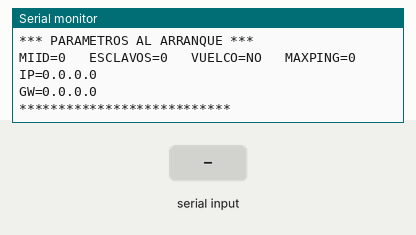
This sketch was run on a simulated Arduino Uno, built with avr-gcc and run on an emulated ATmega328P. On the bench: the last lines printed to the serial monitor. Inputs (shaded band) come from the test bench.

Above: at 1.2 s.
1.3 s: "d90\n" received over Serial
At 2.2 s:
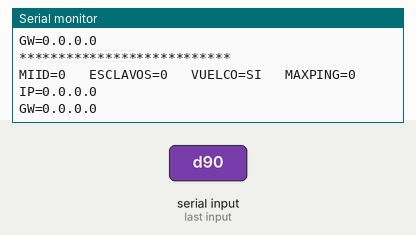
2.8 s: "e" received over Serial
At 4.2 s:
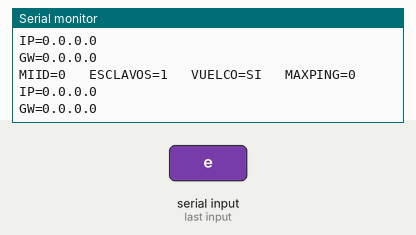
4.3 s: "i90\n" received over Serial
At 7.9 s:
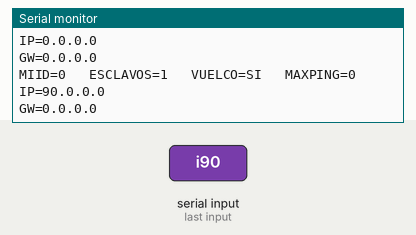

The sketch:

EEPROMEX_STRUCT_TEST.ino
```cpp
#include <EEPROMex.h>
//#include <EEPROMVar.h>

int address = 0;
int maxAllowedWrites = 10;

struct Parametros {
  byte MIID;
  byte maxesclavo;
  boolean  dump;
  unsigned long maxping;
  byte ip1;
  byte ip2;
  byte ip3;
  byte ip4;
  byte gw1;
  byte gw2;
  byte gw3;
  byte gw4;
};

Parametros ParametrosInput;
//Parametros ParametrosOutput;

void setup()
{
  Serial.begin(115200);

  Serial.println(F("INICIA EEPROMEX TEST\n\r\n\r*** MENU ***"));
  MuestraMenu();

  EEPROM.setMaxAllowedWrites(maxAllowedWrites);

  EEPROM.readBlock(address, ParametrosInput);

  Serial.println(F("*** PARAMETROS AL ARRANQUE ***\n\r"));

  MuestraParametros();

  Serial.println(F("\n\r***************************"));

}

void loop() {

  //Comandos via puerto serie
  if ( Serial.available())
  {

    char ch = Serial.read();
    switch (ch)
    {
      //    case '0'...'9':
      //      //v = v * 10 + ch - '0';
      //      v = ch - '0';
      //      break;
      case 'd': //Vuelco
        {
          ParametrosInput.dump = !ParametrosInput.dump;
          MuestraParametros();
          break;
        }
      case 'a': //Address MIID
        {
          ParametrosInput.MIID = Serial.parseInt();
          MuestraParametros();
          break;
        }
      case 't': //timers interroga
        {
          ParametrosInput.maxping = Serial.parseInt();
          MuestraParametros();
          break;
        }
      case 'i': //direccion ip
        {
          ParametrosInput.ip1 = Serial.parseInt();
          ParametrosInput.ip2 = Serial.parseInt();
          ParametrosInput.ip3 = Serial.parseInt();
          ParametrosInput.ip4 = Serial.parseInt();
          MuestraParametros();
          break;
        }
      case 'g': //direccion gateway (router)
        {
          ParametrosInput.gw1 = Serial.parseInt();
          ParametrosInput.gw2 = Serial.parseInt();
          ParametrosInput.gw3 = Serial.parseInt();
          ParametrosInput.gw4 = Serial.parseInt();
          MuestraParametros();
          break;
        }
      case 'm': //muestra parametros actuales
        {
          MuestraParametros();
          break;
        }
      case 'w': //GRABA EEPROM
        {
          if (EEPROM.updateBlock(address, ParametrosInput))
          {
            while (!EEPROM.isReady()) {
              delay(1);
            }
            EEPROM.readBlock(address, ParametrosInput);
            MuestraParametros();
          }
          else
          {
            Serial.println(F("ERROR AL ESCRIBIR EEPROM"));
          }
          break;
        }
      case 'e': //nro de esclavos
        {
          ParametrosInput.maxesclavo = Serial.parseInt();
          if (ParametrosInput.maxesclavo <= 0 || ParametrosInput.maxesclavo > 8) {
            ParametrosInput.maxesclavo = 1;
          }
          MuestraParametros();
          break;
        }
      //help
      case '?':
        {
          MuestraMenu();
          break;
        }
    }
  }
}

void MuestraParametros()
{
  //
  //  String salida = "MIID=" + (String)ParametrosInput.MIID +
  //                  " Maximo Esclavo=" + (String)ParametrosInput.maxesclavo +
  //                  " Retardo maximo de PING=" + (String)ParametrosInput.maxping +
  //                  " Vuelco=" + ParametrosInput.dump ? "SI" : "NO";
  //  Serial.println(salida);
  Serial.print("MIID=");
  Serial.print(ParametrosInput.MIID);
  Serial.print("\t ESCLAVOS=");
  Serial.print(ParametrosInput.maxesclavo);
  Serial.print("\t VUELCO="); Serial.print(ParametrosInput.dump ? "SI" : "NO");
  Serial.print("\t MAXPING="); Serial.println(ParametrosInput.maxping);
  Serial.print("IP=");
  Serial.print(ParametrosInput.ip1);
  Serial.print(".");  Serial.print(ParametrosInput.ip2);
  Serial.print(".");  Serial.print(ParametrosInput.ip3);
  Serial.print(".");  Serial.println(ParametrosInput.ip4);
  Serial.print("GW=");
  Serial.print(ParametrosInput.gw1);
  Serial.print(".");  Serial.print(ParametrosInput.gw2);
  Serial.print(".");  Serial.print(ParametrosInput.gw3);
  Serial.print(".");  Serial.println(ParametrosInput.gw4);
}

void MuestraMenu()
{
  Serial.print(F("\n\rm: Muestra parametros\n\rw: Guarda en EEPROM\n\r"));
  Serial.print(F("ann: MIID\n\rtnn: MAXPING\n\rd: DUMP\n\renn: MAXIMO ESCLAVO\n\r"));
  Serial.println(F("in.n.n.n: Direccion IP\n\rgn.n.n.n: Direccion GW\n\r"));
}
```

Measured:
- after the input at 1.3 s, the serial monitor: prints a new line at once (image 1)
- after the input at 2.8 s, the serial monitor: prints a new line after 1.0 s (image 2)
- after the input at 4.3 s, the serial monitor: prints a new line after 3.0 s (image 3)
